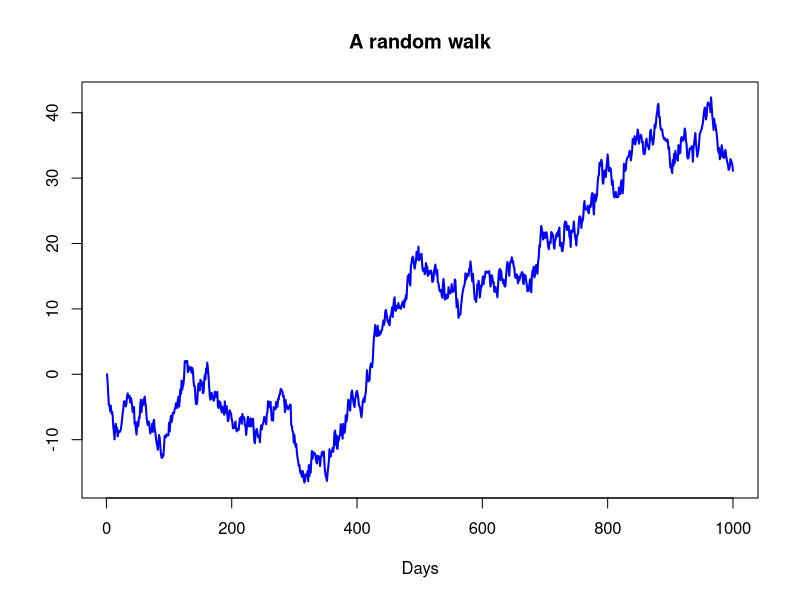
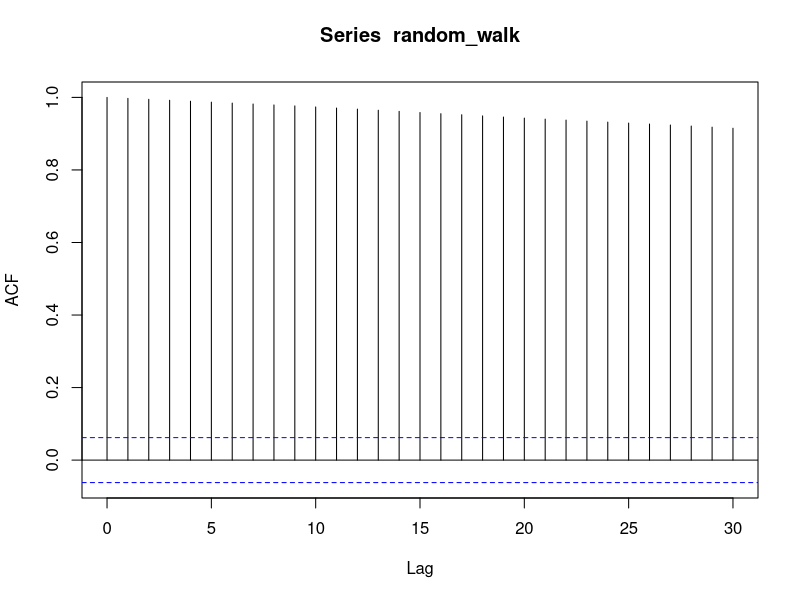
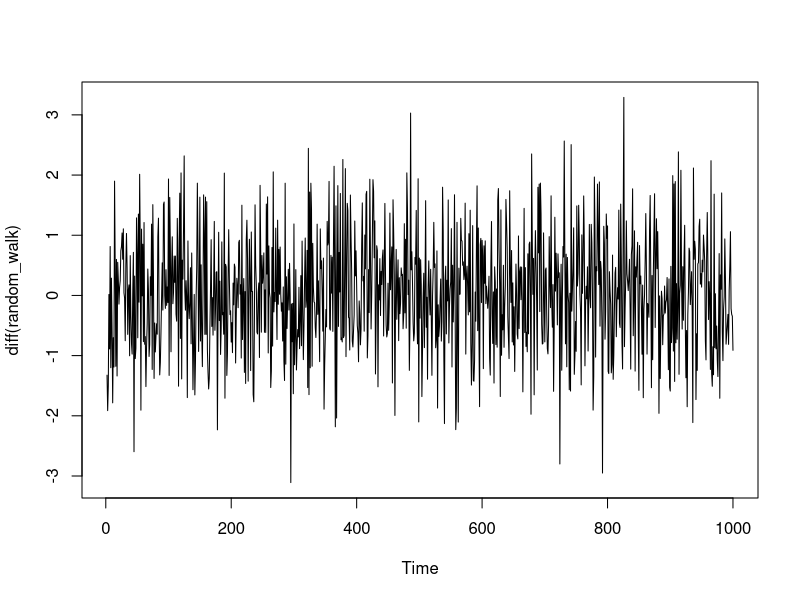
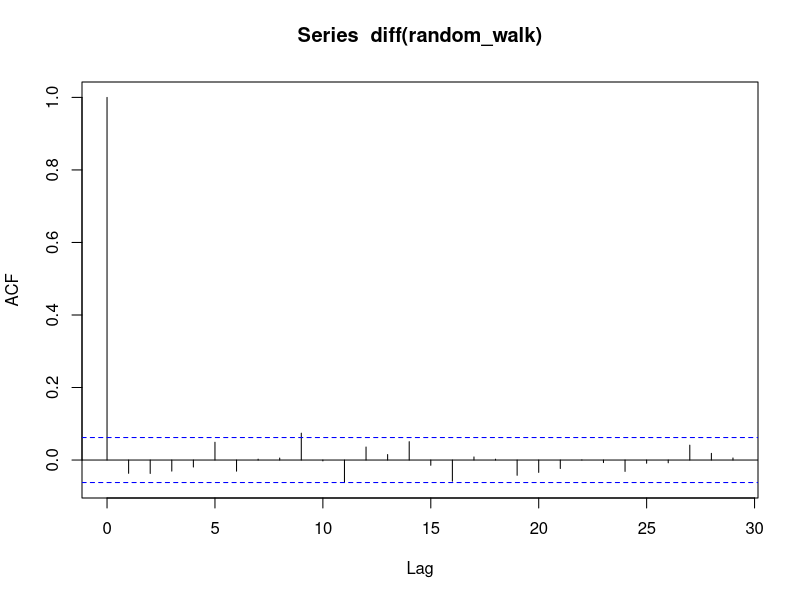

Write R code to recreate these figures, in order.
x=NULL
x[1]=0
for(i in 2:1000){
  x[i]=x[i-1] + rnorm(1)
}
random_walk=ts(x)
plot(random_walk, main='A random walk', ylab='', xlab='Days', col='blue', lwd=2)
acf(random_walk)
diff(random_walk)
plot(diff(random_walk))
acf(diff(random_walk))
